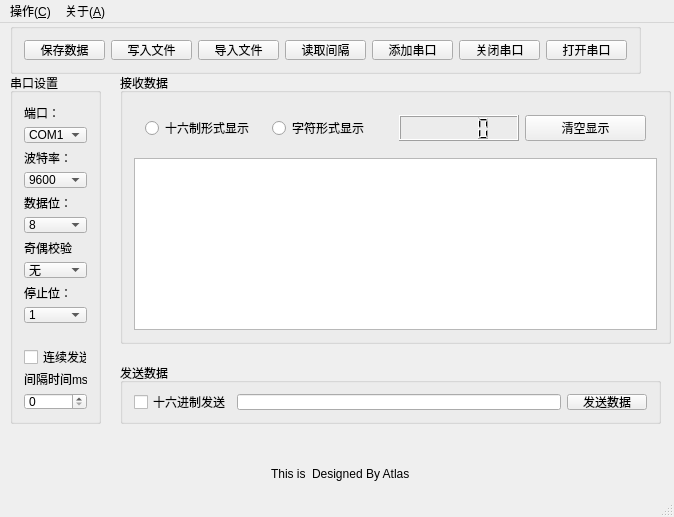
<?xml version="1.0" encoding="UTF-8"?>
<ui version="4.0">
 <class>WincomMainWindow</class>
 <widget class="QMainWindow" name="WincomMainWindow">
  <property name="geometry">
   <rect>
    <x>0</x>
    <y>0</y>
    <width>674</width>
    <height>517</height>
   </rect>
  </property>
  <property name="windowTitle">
   <string>WincomMainWindow</string>
  </property>
  <widget class="QWidget" name="centralWidget">
   <widget class="QGroupBox" name="horizontalGroupBox1">
    <property name="geometry">
     <rect>
      <x>10</x>
      <y>0</y>
      <width>631</width>
      <height>51</height>
     </rect>
    </property>
    <layout class="QHBoxLayout" name="horizontalLayout">
     <item>
      <widget class="QPushButton" name="pushButton_7">
       <property name="text">
        <string>保存数据</string>
       </property>
      </widget>
     </item>
     <item>
      <widget class="QPushButton" name="pushButton_6">
       <property name="text">
        <string>写入文件</string>
       </property>
      </widget>
     </item>
     <item>
      <widget class="QPushButton" name="pushButton_5">
       <property name="text">
        <string>导入文件</string>
       </property>
      </widget>
     </item>
     <item>
      <widget class="QPushButton" name="pushButton_4">
       <property name="text">
        <string>读取间隔</string>
       </property>
      </widget>
     </item>
     <item>
      <widget class="QPushButton" name="pushButton_3">
       <property name="text">
        <string>添加串口</string>
       </property>
      </widget>
     </item>
     <item>
      <widget class="QPushButton" name="closeMyComBtn">
       <property name="text">
        <string>关闭串口</string>
       </property>
      </widget>
     </item>
     <item>
      <widget class="QPushButton" name="openMyComBtn">
       <property name="text">
        <string>打开串口</string>
       </property>
      </widget>
     </item>
    </layout>
   </widget>
   <widget class="QGroupBox" name="verticalGroupBox">
    <property name="geometry">
     <rect>
      <x>10</x>
      <y>50</y>
      <width>91</width>
      <height>351</height>
     </rect>
    </property>
    <property name="title">
     <string>串口设置</string>
    </property>
    <layout class="QVBoxLayout" name="verticalLayout">
     <item>
      <widget class="QLabel" name="label_3">
       <property name="text">
        <string>端口：</string>
       </property>
      </widget>
     </item>
     <item>
      <widget class="QComboBox" name="portNameComboBox">
       <item>
        <property name="text">
         <string>COM1</string>
        </property>
       </item>
       <item>
        <property name="text">
         <string>COM4</string>
        </property>
       </item>
       <item>
        <property name="text">
         <string>COM16</string>
        </property>
       </item>
       <item>
        <property name="text">
         <string>COM9</string>
        </property>
       </item>
       <item>
        <property name="text">
         <string>COM5</string>
        </property>
       </item>
      </widget>
     </item>
     <item>
      <widget class="QLabel" name="label_4">
       <property name="text">
        <string>波特率：</string>
       </property>
      </widget>
     </item>
     <item>
      <widget class="QComboBox" name="baudRateComboBox">
       <item>
        <property name="text">
         <string>9600</string>
        </property>
       </item>
       <item>
        <property name="text">
         <string>115200</string>
        </property>
       </item>
      </widget>
     </item>
     <item>
      <widget class="QLabel" name="label_5">
       <property name="text">
        <string>数据位：</string>
       </property>
      </widget>
     </item>
     <item>
      <widget class="QComboBox" name="dataBitsComboBox">
       <item>
        <property name="text">
         <string>8</string>
        </property>
       </item>
       <item>
        <property name="text">
         <string>7</string>
        </property>
       </item>
       <item>
        <property name="text">
         <string>9</string>
        </property>
       </item>
      </widget>
     </item>
     <item>
      <widget class="QLabel" name="label_6">
       <property name="text">
        <string>奇偶校验</string>
       </property>
      </widget>
     </item>
     <item>
      <widget class="QComboBox" name="parityomboBox">
       <item>
        <property name="text">
         <string>无</string>
        </property>
       </item>
       <item>
        <property name="text">
         <string>奇</string>
        </property>
       </item>
       <item>
        <property name="text">
         <string>偶</string>
        </property>
       </item>
      </widget>
     </item>
     <item>
      <widget class="QLabel" name="label_7">
       <property name="text">
        <string>停止位：</string>
       </property>
      </widget>
     </item>
     <item>
      <widget class="QComboBox" name="stopBitsomboBox">
       <item>
        <property name="text">
         <string>1</string>
        </property>
       </item>
       <item>
        <property name="text">
         <string>2</string>
        </property>
       </item>
      </widget>
     </item>
     <item>
      <widget class="QLabel" name="label_8">
       <property name="text">
        <string/>
       </property>
      </widget>
     </item>
     <item>
      <widget class="QCheckBox" name="checkBox">
       <property name="text">
        <string>连续发送</string>
       </property>
      </widget>
     </item>
     <item>
      <widget class="QLabel" name="label_9">
       <property name="text">
        <string>间隔时间ms</string>
       </property>
      </widget>
     </item>
     <item>
      <widget class="QSpinBox" name="spinBox"/>
     </item>
    </layout>
   </widget>
   <widget class="QGroupBox" name="verticalGroupBox2">
    <property name="geometry">
     <rect>
      <x>120</x>
      <y>50</y>
      <width>551</width>
      <height>271</height>
     </rect>
    </property>
    <property name="title">
     <string>接收数据</string>
    </property>
    <layout class="QVBoxLayout" name="verticalLayout_2">
     <item>
      <widget class="QFrame" name="horizontalFrame">
       <layout class="QHBoxLayout" name="horizontalLayout_2">
        <item>
         <widget class="QRadioButton" name="radioButton_2">
          <property name="text">
           <string>十六制形式显示</string>
          </property>
         </widget>
        </item>
        <item>
         <widget class="QRadioButton" name="radioButton">
          <property name="text">
           <string>字符形式显示</string>
          </property>
         </widget>
        </item>
        <item>
         <widget class="QLCDNumber" name="lcdNumber"/>
        </item>
        <item>
         <widget class="QPushButton" name="pushButton">
          <property name="text">
           <string>清空显示</string>
          </property>
         </widget>
        </item>
       </layout>
      </widget>
     </item>
     <item>
      <widget class="QTextBrowser" name="textBrowser"/>
     </item>
    </layout>
   </widget>
   <widget class="QGroupBox" name="horizontalGroupBox">
    <property name="geometry">
     <rect>
      <x>120</x>
      <y>340</y>
      <width>541</width>
      <height>61</height>
     </rect>
    </property>
    <property name="title">
     <string>发送数据</string>
    </property>
    <layout class="QHBoxLayout" name="horizontalLayout_3">
     <item>
      <widget class="QCheckBox" name="checkBox_2">
       <property name="text">
        <string>十六进制发送</string>
       </property>
      </widget>
     </item>
     <item>
      <widget class="QLineEdit" name="sendMsgLineEdit"/>
     </item>
     <item>
      <widget class="QPushButton" name="sendMsgBtn">
       <property name="text">
        <string>发送数据</string>
       </property>
      </widget>
     </item>
    </layout>
   </widget>
   <widget class="QWidget" name="horizontalLayoutWidget">
    <property name="geometry">
     <rect>
      <x>30</x>
      <y>430</y>
      <width>621</width>
      <height>41</height>
     </rect>
    </property>
    <layout class="QHBoxLayout" name="horizontalLayout_4">
     <item>
      <spacer name="horizontalSpacer_2">
       <property name="orientation">
        <enum>Qt::Horizontal</enum>
       </property>
       <property name="sizeHint" stdset="0">
        <size>
         <width>40</width>
         <height>20</height>
        </size>
       </property>
      </spacer>
     </item>
     <item>
      <widget class="QLabel" name="label">
       <property name="text">
        <string>This is</string>
       </property>
      </widget>
     </item>
     <item>
      <widget class="QLabel" name="label_2">
       <property name="text">
        <string>Designed By Atlas</string>
       </property>
      </widget>
     </item>
     <item>
      <spacer name="horizontalSpacer">
       <property name="orientation">
        <enum>Qt::Horizontal</enum>
       </property>
       <property name="sizeHint" stdset="0">
        <size>
         <width>40</width>
         <height>20</height>
        </size>
       </property>
      </spacer>
     </item>
    </layout>
   </widget>
  </widget>
  <widget class="QMenuBar" name="menuBar">
   <property name="geometry">
    <rect>
     <x>0</x>
     <y>0</y>
     <width>674</width>
     <height>23</height>
    </rect>
   </property>
   <widget class="QMenu" name="menu">
    <property name="title">
     <string>操作(&amp;C)</string>
    </property>
    <addaction name="action"/>
    <addaction name="actionDafafd"/>
    <addaction name="actionLl"/>
    <addaction name="actionLl_2"/>
    <addaction name="actionL"/>
    <addaction name="actionL_2"/>
    <addaction name="actionL_3"/>
    <addaction name="actionLl_3"/>
    <addaction name="actionL_4"/>
    <addaction name="actionL_5"/>
   </widget>
   <widget class="QMenu" name="menu_A">
    <property name="title">
     <string>关于(&amp;A)</string>
    </property>
   </widget>
   <addaction name="menu"/>
   <addaction name="menu_A"/>
  </widget>
  <widget class="QStatusBar" name="statusBar"/>
  <action name="action">
   <property name="text">
    <string>添加串口</string>
   </property>
  </action>
  <action name="actionDafafd">
   <property name="text">
    <string>打开串口</string>
   </property>
  </action>
  <action name="actionLl">
   <property name="text">
    <string>关闭串口</string>
   </property>
  </action>
  <action name="actionLl_2">
   <property name="text">
    <string>保存数据</string>
   </property>
  </action>
  <action name="actionL">
   <property name="text">
    <string>读取文件</string>
   </property>
  </action>
  <action name="actionL_2">
   <property name="text">
    <string>写入文件</string>
   </property>
  </action>
  <action name="actionL_3">
   <property name="text">
    <string>读取间隔</string>
   </property>
  </action>
  <action name="actionLl_3">
   <property name="text">
    <string>计数清零</string>
   </property>
  </action>
  <action name="actionL_4">
   <property name="text">
    <string>清空串口</string>
   </property>
  </action>
  <action name="actionL_5">
   <property name="text">
    <string>退出程序</string>
   </property>
  </action>
 </widget>
 <layoutdefault spacing="6" margin="11"/>
 <resources/>
 <connections/>
</ui>
